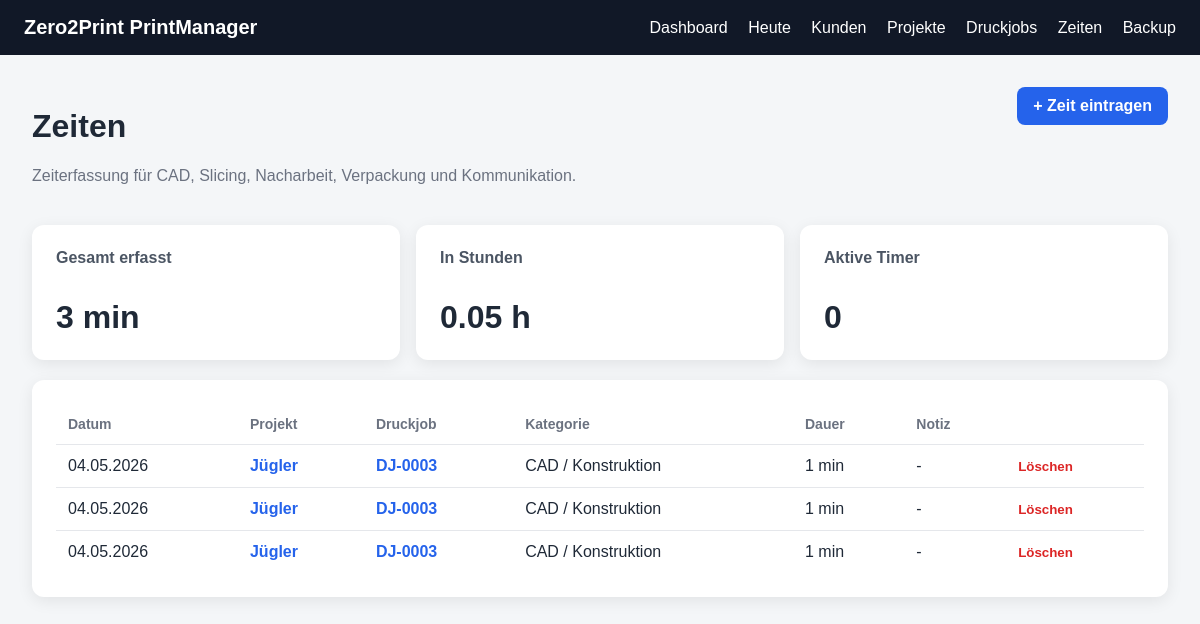
Before: /time with the older database file.
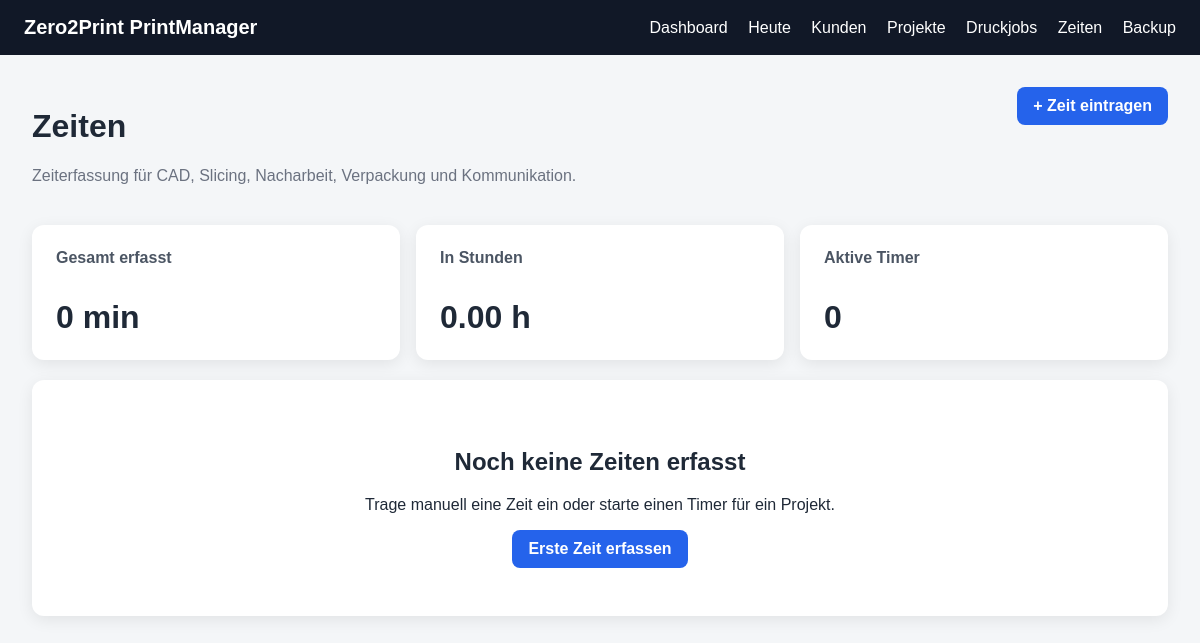
After: the same page with the newer database file.
### app/models.py (models this page shows)
class TimeEntry(Base):
    __tablename__ = "time_entries"
    id = Column(Integer, primary_key=True, index=True)
    project_id = Column(Integer, ForeignKey("projects.id"), nullable=False)
    print_job_id = Column(Integer, ForeignKey("print_jobs.id"), nullable=True)
    category = Column(String, nullable=False)
    start_time = Column(DateTime, nullable=True)
    end_time = Column(DateTime, nullable=True)
    duration_minutes = Column(Integer, nullable=True)
    note = Column(Text, nullable=True)
    created_at = Column(DateTime, default=datetime.utcnow)
    project = relationship("Project", back_populates="time_entries")
    print_job = relationship("PrintJob", back_populates="time_entries")

class Project(Base):
    __tablename__ = "projects"
    id = Column(Integer, primary_key=True, index=True)
    customer_id = Column(Integer, ForeignKey("customers.id"), nullable=False)
    name = Column(String, nullable=False)
    description = Column(Text, nullable=True)
    status = Column(String, default="Anfrage")
    deadline = Column(String, nullable=True)
    note = Column(Text, nullable=True)
    created_at = Column(DateTime, default=datetime.utcnow)
    customer = relationship("Customer", back_populates="projects")
    files = relationship(
        "ProjectFile",
        back_populates="project",
        cascade="all, delete-orphan"
    )
    print_jobs = relationship(
        "PrintJob",
        back_populates="project",
        cascade="all, delete-orphan"
    )
    time_entries = relationship(
        "TimeEntry",
        back_populates="project",
        cascade="all, delete-orphan"
    )

class PrintJob(Base):
    __tablename__ = "print_jobs"
    id = Column(Integer, primary_key=True, index=True)
    project_id = Column(Integer, ForeignKey("projects.id"), nullable=False)
    file_id = Column(Integer, ForeignKey("project_files.id"), nullable=True)
    printer_name = Column(String, nullable=True)
    material = Column(String, nullable=True)
    color = Column(String, nullable=True)
    planned_print_time = Column(String, nullable=True)
    planned_weight_grams = Column(Integer, nullable=True)
    status = Column(String, default="Bereit zum Druck")
    notes = Column(Text, nullable=True)
    created_at = Column(DateTime, default=datetime.utcnow)
    project = relationship("Project", back_populates="print_jobs")
    file = relationship("ProjectFile", back_populates="print_jobs")
    time_entries = relationship(
        "TimeEntry",
        back_populates="print_job"
    )
    checklist = relationship(
        "PrintJobChecklist",
        back_populates="print_job",
        uselist=False,
        cascade="all, delete-orphan"
    )

### app/routes/time_entries.py (the view)
@router.get("")
def time_index(request: Request, db: Session = Depends(get_db)):
    entries = db.query(TimeEntry).order_by(TimeEntry.created_at.desc()).all()
    active_entries = (
        db.query(TimeEntry)
        .filter(TimeEntry.start_time.isnot(None))
        .filter(TimeEntry.end_time.is_(None))
        .order_by(TimeEntry.start_time.desc())
        .all()
    )
    total_minutes = 0
    for entry in entries:
        if entry.duration_minutes:
            total_minutes += entry.duration_minutes
    return templates.TemplateResponse(
        request=request,
        name="time_entries.html",
        context={
            "title": "Zeiten",
            "entries": entries,
            "active_entries": active_entries,
            "total_minutes": total_minutes,
        }
    )

### app/templates/time_entries.html (shortened to what this page needs)
{% extends "base.html" %}
{% block content %}
<div class="page-header">
    <div>
        <h1>Zeiten</h1>
        <p class="muted">Zeiterfassung für CAD, Slicing, Nacharbeit, Verpackung und Kommunikation.</p>
    </div>
    <a class="btn" href="/time/new">+ Zeit eintragen</a>
</div>
<div class="summary-grid">
    <div class="card">
        <h2>Gesamt erfasst</h2>
        <p>{{ total_minutes }} min</p>
    </div>
    <div class="card">
        <h2>In Stunden</h2>
        <p>{{ "%.2f"|format(total_minutes / 60) }} h</p>
    </div>
    <div class="card">
        <h2>Aktive Timer</h2>
        <p>{{ active_entries|length }}</p>
    </div>
</div>
{% if entries %}
<div class="table-card mt">
    <table>
        <thead>
            <tr>
                <th>Datum</th>
                <th>Projekt</th>
                <th>Druckjob</th>
                <th>Kategorie</th>
                <th>Dauer</th>
                <th>Notiz</th>
                <th></th>
            </tr>
        </thead>
        <tbody>
            {% for entry in entries %}
            <tr>
                <td>{{ entry.created_at.strftime("%d.%m.%Y") }}</td>
                <td>
                    <a class="link-btn" href="/projects/{{ entry.project.id }}">
                        {{ entry.project.name }}
                    </a>
                </td>
                <td>
                    {% if entry.print_job %}
                        <a class="link-btn" href="/jobs/{{ entry.print_job.id }}">
                            DJ-{{ "%04d"|format(entry.print_job.id) }}
                        </a>
                    {% else %}
                        -
                    {% endif %}
                </td>
                <td>{{ entry.category }}</td>
                <td>
                    {% if entry.duration_minutes %}
                        {{ entry.duration_minutes }} min
                    {% else %}
                        läuft
                    {% endif %}
                </td>
                <td>{{ entry.note or "-" }}</td>
                <td>
                    <form method="post" action="/time/{{ entry.id }}/delete" onsubmit="return confirm('Zeit wirklich löschen?');">
                        <button class="danger-link" type="submit">Löschen</button>
                    </form>
                </td>
            </tr>
            {% endfor %}
        </tbody>
    </table>
</div>
{% else %}
<div class="empty-state">
    <h2>Noch keine Zeiten erfasst</h2>
    <p>Trage manuell eine Zeit ein oder starte einen Timer für ein Projekt.</p>
    <a class="btn" href="/time/new">Erste Zeit erfassen</a>
</div>
{% endif %}
{% endblock %}

Changed rows visible on the page:
removed TimeEntry: created_at "04.05.2026", project.name "Jügler", category "CAD / Konstruktion", duration_minutes "1", note "-"
no longer on this page (row edited): PrintJob: print_job.id "0003"
removed TimeEntry: created_at "04.05.2026", project.name "Jügler", category "CAD / Konstruktion", duration_minutes "1", note "-"
removed TimeEntry: created_at "04.05.2026", project.name "Jügler", category "CAD / Konstruktion", duration_minutes "1", note "-"
Other visible differences:
{{ total_minutes }}: "3" → "0"
{{ "%.2f"|format(total_minutes / 60) }}: "0.05" → "0.00"
text no longer shown: "Datum Projekt Druckjob Kategorie Dauer Notiz"
text now shown: "Noch keine Zeiten erfasst Trage manuell eine Zeit ein oder starte einen Timer für ein Projekt. Erste Zeit erfassen"
